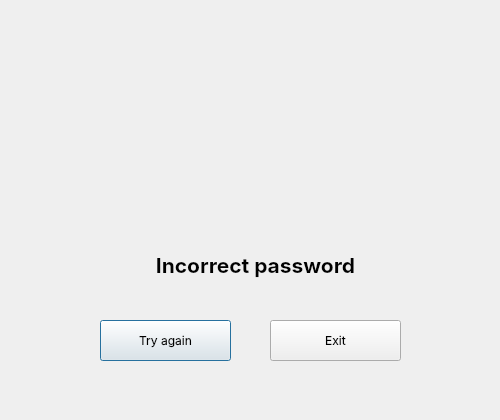
<?xml version="1.0" encoding="UTF-8"?>
<ui version="4.0">
 <class>dialog</class>
 <widget class="QDialog" name="dialog">
  <property name="geometry">
   <rect>
    <x>0</x>
    <y>0</y>
    <width>500</width>
    <height>420</height>
   </rect>
  </property>
  <property name="windowTitle">
   <string>Dialog</string>
  </property>
  <widget class="QLabel" name="label">
   <property name="geometry">
    <rect>
     <x>150</x>
     <y>40</y>
     <width>200</width>
     <height>200</height>
    </rect>
   </property>
   <property name="text">
    <string/>
   </property>
   <property name="pixmap">
    <pixmap>incorrect_pass.png</pixmap>
   </property>
   <property name="scaledContents">
    <bool>true</bool>
   </property>
  </widget>
  <widget class="QPushButton" name="pushButton">
   <property name="geometry">
    <rect>
     <x>100</x>
     <y>320</y>
     <width>131</width>
     <height>41</height>
    </rect>
   </property>
   <property name="font">
    <font>
     <family>SF Pro Display</family>
     <pointsize>9</pointsize>
     <weight>50</weight>
     <bold>false</bold>
    </font>
   </property>
   <property name="text">
    <string>Try again</string>
   </property>
   <property name="default">
    <bool>false</bool>
   </property>
   <property name="flat">
    <bool>false</bool>
   </property>
  </widget>
  <widget class="QLabel" name="label_2">
   <property name="geometry">
    <rect>
     <x>60</x>
     <y>230</y>
     <width>391</width>
     <height>71</height>
    </rect>
   </property>
   <property name="font">
    <font>
     <family>SF Pro Display</family>
     <pointsize>16</pointsize>
     <weight>75</weight>
     <bold>true</bold>
    </font>
   </property>
   <property name="text">
    <string>&lt;html&gt;&lt;head/&gt;&lt;body&gt;&lt;p align=&quot;center&quot;&gt;Incorrect password&lt;/p&gt;&lt;/body&gt;&lt;/html&gt;</string>
   </property>
  </widget>
  <widget class="QPushButton" name="exit_btn">
   <property name="geometry">
    <rect>
     <x>270</x>
     <y>320</y>
     <width>131</width>
     <height>41</height>
    </rect>
   </property>
   <property name="font">
    <font>
     <family>SF Pro Display</family>
     <pointsize>9</pointsize>
     <weight>50</weight>
     <bold>false</bold>
    </font>
   </property>
   <property name="text">
    <string>Exit</string>
   </property>
   <property name="default">
    <bool>false</bool>
   </property>
   <property name="flat">
    <bool>false</bool>
   </property>
  </widget>
 </widget>
 <resources/>
 <connections/>
</ui>
